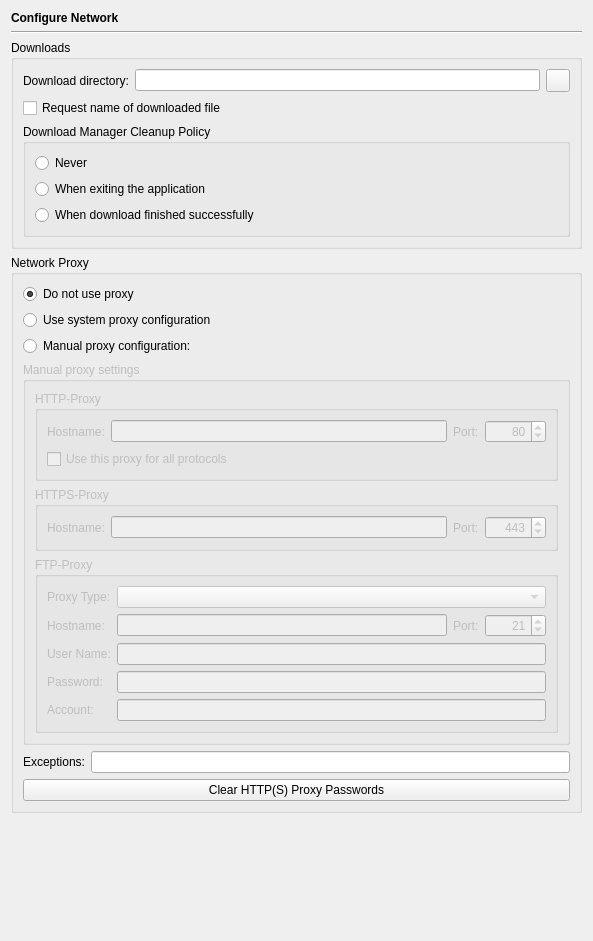
<?xml version="1.0" encoding="UTF-8"?>
<ui version="4.0">
 <class>NetworkPage</class>
 <widget class="QWidget" name="NetworkPage">
  <property name="geometry">
   <rect>
    <x>0</x>
    <y>0</y>
    <width>591</width>
    <height>941</height>
   </rect>
  </property>
  <layout class="QVBoxLayout" name="verticalLayout_5">
   <item>
    <widget class="QLabel" name="headerLabel">
     <property name="text">
      <string>&lt;b&gt;Configure Network&lt;/b&gt;</string>
     </property>
    </widget>
   </item>
   <item>
    <widget class="Line" name="line9_3">
     <property name="frameShape">
      <enum>QFrame::HLine</enum>
     </property>
     <property name="frameShadow">
      <enum>QFrame::Sunken</enum>
     </property>
     <property name="orientation">
      <enum>Qt::Horizontal</enum>
     </property>
    </widget>
   </item>
   <item>
    <widget class="QGroupBox" name="groupBox_2">
     <property name="title">
      <string>Downloads</string>
     </property>
     <layout class="QVBoxLayout" name="verticalLayout_3">
      <item>
       <layout class="QHBoxLayout" name="horizontalLayout">
        <item>
         <widget class="QLabel" name="label_6">
          <property name="text">
           <string>Download directory:</string>
          </property>
         </widget>
        </item>
        <item>
         <widget class="QLineEdit" name="downloadDirEdit">
          <property name="toolTip">
           <string>Enter the download directory (leave empty to use the default location)</string>
          </property>
         </widget>
        </item>
        <item>
         <widget class="QToolButton" name="downloadDirButton">
          <property name="toolTip">
           <string>Select the download directory via a directory selection dialog</string>
          </property>
         </widget>
        </item>
       </layout>
      </item>
      <item>
       <widget class="QCheckBox" name="requestFilenameCheckBox">
        <property name="toolTip">
         <string>Select to ask the user for a download filename</string>
        </property>
        <property name="text">
         <string>Request name of downloaded file</string>
        </property>
       </widget>
      </item>
      <item>
       <widget class="QGroupBox" name="cleanupGroup">
        <property name="title">
         <string>Download Manager Cleanup Policy</string>
        </property>
        <layout class="QVBoxLayout" name="verticalLayout_2">
         <item>
          <widget class="QRadioButton" name="cleanupNeverButton">
           <property name="toolTip">
            <string>Select to never cleanup automatically</string>
           </property>
           <property name="text">
            <string>Never</string>
           </property>
          </widget>
         </item>
         <item>
          <widget class="QRadioButton" name="cleanupExitButton">
           <property name="toolTip">
            <string>Select to cleanup upon exiting</string>
           </property>
           <property name="text">
            <string>When exiting the application</string>
           </property>
          </widget>
         </item>
         <item>
          <widget class="QRadioButton" name="cleanupSuccessfulButton">
           <property name="toolTip">
            <string>Select to cleanup after a successful download</string>
           </property>
           <property name="text">
            <string>When download finished successfully</string>
           </property>
          </widget>
         </item>
        </layout>
       </widget>
      </item>
     </layout>
    </widget>
   </item>
   <item>
    <widget class="QGroupBox" name="proxyGroup">
     <property name="toolTip">
      <string>Select to use a web proxy</string>
     </property>
     <property name="title">
      <string>Network Proxy</string>
     </property>
     <property name="checkable">
      <bool>false</bool>
     </property>
     <property name="checked">
      <bool>false</bool>
     </property>
     <layout class="QVBoxLayout" name="verticalLayout_4">
      <item>
       <widget class="QRadioButton" name="noProxyButton">
        <property name="toolTip">
         <string>Select to not use a network proxy</string>
        </property>
        <property name="text">
         <string>Do not use proxy</string>
        </property>
        <property name="checked">
         <bool>true</bool>
        </property>
       </widget>
      </item>
      <item>
       <widget class="QRadioButton" name="systemProxyButton">
        <property name="toolTip">
         <string>Select to use the system proxy configuration</string>
        </property>
        <property name="text">
         <string>Use system proxy configuration</string>
        </property>
       </widget>
      </item>
      <item>
       <widget class="QRadioButton" name="manualProxyButton">
        <property name="toolTip">
         <string>Select to use an application specific proxy configuration</string>
        </property>
        <property name="text">
         <string>Manual proxy configuration:</string>
        </property>
        <property name="checked">
         <bool>false</bool>
        </property>
       </widget>
      </item>
      <item>
       <widget class="QGroupBox" name="groupBox">
        <property name="enabled">
         <bool>false</bool>
        </property>
        <property name="title">
         <string>Manual proxy settings</string>
        </property>
        <property name="flat">
         <bool>false</bool>
        </property>
        <layout class="QVBoxLayout" name="verticalLayout">
         <item>
          <widget class="QGroupBox" name="groupBox_6">
           <property name="title">
            <string>HTTP-Proxy</string>
           </property>
           <layout class="QGridLayout" name="gridLayout_2">
            <item row="0" column="0">
             <widget class="QLabel" name="label_13">
              <property name="text">
               <string>Hostname:</string>
              </property>
             </widget>
            </item>
            <item row="0" column="1">
             <widget class="QLineEdit" name="httpProxyHostEdit">
              <property name="toolTip">
               <string>Enter the name of the HTTP proxy host</string>
              </property>
             </widget>
            </item>
            <item row="0" column="2">
             <widget class="QLabel" name="label_2">
              <property name="text">
               <string>Port:</string>
              </property>
             </widget>
            </item>
            <item row="0" column="3">
             <widget class="QSpinBox" name="httpProxyPortSpin">
              <property name="toolTip">
               <string>Enter the HTTP proxy port</string>
              </property>
              <property name="alignment">
               <set>Qt::AlignRight</set>
              </property>
              <property name="minimum">
               <number>1</number>
              </property>
              <property name="maximum">
               <number>65535</number>
              </property>
              <property name="value">
               <number>80</number>
              </property>
             </widget>
            </item>
            <item row="1" column="0" colspan="4">
             <widget class="QCheckBox" name="httpProxyForAllCheckBox">
              <property name="toolTip">
               <string>Select to use the HTTP proxy for all</string>
              </property>
              <property name="text">
               <string>Use this proxy for all protocols</string>
              </property>
             </widget>
            </item>
           </layout>
          </widget>
         </item>
         <item>
          <widget class="QGroupBox" name="groupBox_5">
           <property name="title">
            <string>HTTPS-Proxy</string>
           </property>
           <layout class="QHBoxLayout" name="horizontalLayout_2">
            <item>
             <widget class="QLabel" name="label_12">
              <property name="text">
               <string>Hostname:</string>
              </property>
             </widget>
            </item>
            <item>
             <widget class="QLineEdit" name="httpsProxyHostEdit">
              <property name="toolTip">
               <string>Enter the name of the HTTPS proxy host</string>
              </property>
             </widget>
            </item>
            <item>
             <widget class="QLabel" name="label_5">
              <property name="text">
               <string>Port:</string>
              </property>
             </widget>
            </item>
            <item>
             <widget class="QSpinBox" name="httpsProxyPortSpin">
              <property name="toolTip">
               <string>Enter the HTTPS proxy port</string>
              </property>
              <property name="alignment">
               <set>Qt::AlignRight</set>
              </property>
              <property name="minimum">
               <number>1</number>
              </property>
              <property name="maximum">
               <number>65535</number>
              </property>
              <property name="value">
               <number>443</number>
              </property>
             </widget>
            </item>
           </layout>
          </widget>
         </item>
         <item>
          <widget class="QGroupBox" name="groupBox_4">
           <property name="title">
            <string>FTP-Proxy</string>
           </property>
           <layout class="QGridLayout" name="gridLayout">
            <item row="0" column="0">
             <widget class="QLabel" name="label_8">
              <property name="text">
               <string>Proxy Type:</string>
              </property>
             </widget>
            </item>
            <item row="0" column="1" colspan="3">
             <widget class="QComboBox" name="ftpProxyTypeCombo">
              <property name="toolTip">
               <string>Select the type of the FTP proxy</string>
              </property>
             </widget>
            </item>
            <item row="1" column="0">
             <widget class="QLabel" name="label_3">
              <property name="text">
               <string>Hostname:</string>
              </property>
             </widget>
            </item>
            <item row="1" column="1">
             <widget class="QLineEdit" name="ftpProxyHostEdit">
              <property name="toolTip">
               <string>Enter the name of the FTP proxy host</string>
              </property>
             </widget>
            </item>
            <item row="1" column="2">
             <widget class="QLabel" name="label_7">
              <property name="text">
               <string>Port:</string>
              </property>
             </widget>
            </item>
            <item row="1" column="3">
             <widget class="QSpinBox" name="ftpProxyPortSpin">
              <property name="toolTip">
               <string>Enter the FTP proxy port</string>
              </property>
              <property name="alignment">
               <set>Qt::AlignRight</set>
              </property>
              <property name="minimum">
               <number>1</number>
              </property>
              <property name="maximum">
               <number>65535</number>
              </property>
              <property name="value">
               <number>21</number>
              </property>
             </widget>
            </item>
            <item row="2" column="0">
             <widget class="QLabel" name="label_9">
              <property name="text">
               <string>User Name:</string>
              </property>
             </widget>
            </item>
            <item row="2" column="1" colspan="3">
             <widget class="QLineEdit" name="ftpProxyUserEdit">
              <property name="toolTip">
               <string>Enter the user name for the proxy authentication</string>
              </property>
             </widget>
            </item>
            <item row="3" column="0">
             <widget class="QLabel" name="label_10">
              <property name="text">
               <string>Password:</string>
              </property>
             </widget>
            </item>
            <item row="3" column="1" colspan="3">
             <widget class="QLineEdit" name="ftpProxyPasswordEdit">
              <property name="toolTip">
               <string>Enter the password for the proxy authentication</string>
              </property>
              <property name="echoMode">
               <enum>QLineEdit::Password</enum>
              </property>
             </widget>
            </item>
            <item row="4" column="0">
             <widget class="QLabel" name="label_11">
              <property name="text">
               <string>Account:</string>
              </property>
             </widget>
            </item>
            <item row="4" column="1" colspan="3">
             <widget class="QLineEdit" name="ftpProxyAccountEdit">
              <property name="toolTip">
               <string>Enter the account info for the proxy authentication</string>
              </property>
             </widget>
            </item>
           </layout>
          </widget>
         </item>
        </layout>
       </widget>
      </item>
      <item>
       <layout class="QHBoxLayout" name="horizontalLayout_3">
        <item>
         <widget class="QLabel" name="label">
          <property name="text">
           <string>Exceptions:</string>
          </property>
         </widget>
        </item>
        <item>
         <widget class="QLineEdit" name="exceptionsEdit">
          <property name="toolTip">
           <string>Enter host names or IP-addresses for which the proxy is to be circumvented separated by ',' (wildcards * or ? may be used)</string>
          </property>
         </widget>
        </item>
       </layout>
      </item>
      <item>
       <widget class="QPushButton" name="clearProxyPasswordsButton">
        <property name="toolTip">
         <string>Press to clear the saved passwords for the Http(s) proxy</string>
        </property>
        <property name="text">
         <string>Clear HTTP(S) Proxy Passwords</string>
        </property>
       </widget>
      </item>
     </layout>
    </widget>
   </item>
   <item>
    <spacer>
     <property name="orientation">
      <enum>Qt::Vertical</enum>
     </property>
     <property name="sizeHint" stdset="0">
      <size>
       <width>571</width>
       <height>21</height>
      </size>
     </property>
    </spacer>
   </item>
  </layout>
 </widget>
 <tabstops>
  <tabstop>downloadDirEdit</tabstop>
  <tabstop>downloadDirButton</tabstop>
  <tabstop>requestFilenameCheckBox</tabstop>
  <tabstop>cleanupNeverButton</tabstop>
  <tabstop>cleanupExitButton</tabstop>
  <tabstop>cleanupSuccessfulButton</tabstop>
  <tabstop>noProxyButton</tabstop>
  <tabstop>systemProxyButton</tabstop>
  <tabstop>manualProxyButton</tabstop>
  <tabstop>httpProxyHostEdit</tabstop>
  <tabstop>httpProxyPortSpin</tabstop>
  <tabstop>httpProxyForAllCheckBox</tabstop>
  <tabstop>httpsProxyHostEdit</tabstop>
  <tabstop>httpsProxyPortSpin</tabstop>
  <tabstop>ftpProxyTypeCombo</tabstop>
  <tabstop>ftpProxyHostEdit</tabstop>
  <tabstop>ftpProxyPortSpin</tabstop>
  <tabstop>ftpProxyUserEdit</tabstop>
  <tabstop>ftpProxyPasswordEdit</tabstop>
  <tabstop>ftpProxyAccountEdit</tabstop>
  <tabstop>exceptionsEdit</tabstop>
  <tabstop>clearProxyPasswordsButton</tabstop>
 </tabstops>
 <resources/>
 <connections>
  <connection>
   <sender>manualProxyButton</sender>
   <signal>toggled(bool)</signal>
   <receiver>groupBox</receiver>
   <slot>setEnabled(bool)</slot>
   <hints>
    <hint type="sourcelabel">
     <x>100</x>
     <y>405</y>
    </hint>
    <hint type="destinationlabel">
     <x>83</x>
     <y>507</y>
    </hint>
   </hints>
  </connection>
  <connection>
   <sender>httpProxyForAllCheckBox</sender>
   <signal>toggled(bool)</signal>
   <receiver>groupBox_5</receiver>
   <slot>setDisabled(bool)</slot>
   <hints>
    <hint type="sourcelabel">
     <x>152</x>
     <y>515</y>
    </hint>
    <hint type="destinationlabel">
     <x>76</x>
     <y>561</y>
    </hint>
   </hints>
  </connection>
  <connection>
   <sender>httpProxyForAllCheckBox</sender>
   <signal>toggled(bool)</signal>
   <receiver>groupBox_4</receiver>
   <slot>setDisabled(bool)</slot>
   <hints>
    <hint type="sourcelabel">
     <x>170</x>
     <y>517</y>
    </hint>
    <hint type="destinationlabel">
     <x>116</x>
     <y>631</y>
    </hint>
   </hints>
  </connection>
 </connections>
</ui>
